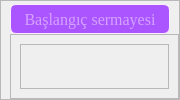
                           <widget class="QFrame" name="frame_68">
                            <property name="minimumSize">
                             <size>
                              <width>180</width>
                              <height>0</height>
                             </size>
                            </property>
                            <property name="maximumSize">
                             <size>
                              <width>180</width>
                              <height>16777215</height>
                             </size>
                            </property>
                            <property name="frameShape">
                             <enum>QFrame::StyledPanel</enum>
                            </property>
                            <property name="frameShadow">
                             <enum>QFrame::Raised</enum>
                            </property>
                            <layout class="QVBoxLayout" name="verticalLayout_12">
                             <property name="spacing">
                              <number>0</number>
                             </property>
                             <property name="leftMargin">
                              <number>9</number>
                             </property>
                             <property name="topMargin">
                              <number>3</number>
                             </property>
                             <property name="rightMargin">
                              <number>0</number>
                             </property>
                             <property name="bottomMargin">
                              <number>0</number>
                             </property>
                             <item>
                              <widget class="QLineEdit" name="baslangicPara_lineEdit">
                               <property name="minimumSize">
                                <size>
                                 <width>160</width>
                                 <height>30</height>
                                </size>
                               </property>
                               <property name="maximumSize">
                                <size>
                                 <width>160</width>
                                 <height>30</height>
                                </size>
                               </property>
                               <property name="font">
                                <font>
                                 <family>Times New Roman</family>
                                 <pointsize>12</pointsize>
                                </font>
                               </property>
                               <property name="styleSheet">
                                <string notr="true">QLineEdit {
	background-color: rgb(170, 85, 255);
	border-radius: 6px;
	border: 1px solid rgb(255, 237, 255);
	color: rgb(255, 237, 255);
}

QLineEdit:hover {
	border: 1px solid rgb(255, 237, 255);
}</string>
                               </property>
                               <property name="alignment">
                                <set>Qt::AlignCenter</set>
                               </property>
                               <property name="placeholderText">
                                <string>Başlangıç sermayesi</string>
                               </property>
                              </widget>
                             </item>
                             <item>
                              <widget class="QFrame" name="frame_70">
                               <property name="frameShape">
                                <enum>QFrame::StyledPanel</enum>
                               </property>
                               <property name="frameShadow">
                                <enum>QFrame::Raised</enum>
                               </property>
                               <layout class="QVBoxLayout" name="verticalLayout_13">
                                <item>
                                 <widget class="QFrame" name="frame_81">
                                  <property name="frameShape">
                                   <enum>QFrame::StyledPanel</enum>
                                  </property>
                                  <property name="frameShadow">
                                   <enum>QFrame::Raised</enum>
                                  </property>
                                 </widget>
                                </item>
                               </layout>
                              </widget>
                             </item>
                            </layout>
                           </widget>
